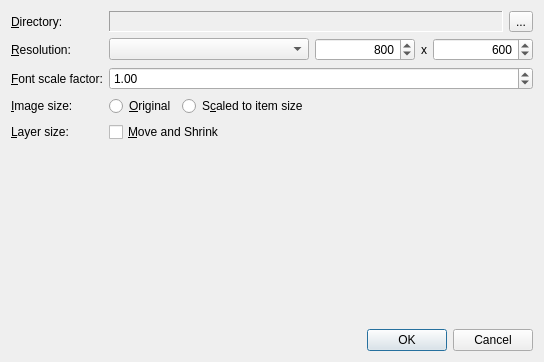
<?xml version="1.0" encoding="UTF-8"?>
<ui version="4.0">
 <class>ExportDialog</class>
 <widget class="QDialog" name="ExportDialog">
  <property name="geometry">
   <rect>
    <x>0</x>
    <y>0</y>
    <width>544</width>
    <height>362</height>
   </rect>
  </property>
  <property name="windowTitle">
   <string>Export</string>
  </property>
  <layout class="QVBoxLayout" name="verticalLayout">
   <item>
    <layout class="QFormLayout" name="formLayout">
     <item row="0" column="0">
      <widget class="QLabel" name="label">
       <property name="text">
        <string>&amp;Directory:</string>
       </property>
       <property name="buddy">
        <cstring>selectDirectory</cstring>
       </property>
      </widget>
     </item>
     <item row="0" column="1">
      <layout class="QHBoxLayout" name="horizontalLayout_2">
       <item>
        <widget class="QLabel" name="directory">
         <property name="sizePolicy">
          <sizepolicy hsizetype="Expanding" vsizetype="Preferred">
           <horstretch>0</horstretch>
           <verstretch>0</verstretch>
          </sizepolicy>
         </property>
         <property name="frameShape">
          <enum>QFrame::Shape::Panel</enum>
         </property>
         <property name="frameShadow">
          <enum>QFrame::Shadow::Sunken</enum>
         </property>
        </widget>
       </item>
       <item>
        <widget class="QToolButton" name="selectDirectory">
         <property name="text">
          <string>...</string>
         </property>
        </widget>
       </item>
      </layout>
     </item>
     <item row="1" column="0">
      <widget class="QLabel" name="label_2">
       <property name="text">
        <string>&amp;Resolution:</string>
       </property>
       <property name="buddy">
        <cstring>resolution</cstring>
       </property>
      </widget>
     </item>
     <item row="1" column="1">
      <layout class="QHBoxLayout" name="horizontalLayout">
       <item>
        <widget class="QComboBox" name="resolution">
         <property name="sizePolicy">
          <sizepolicy hsizetype="MinimumExpanding" vsizetype="Fixed">
           <horstretch>2</horstretch>
           <verstretch>0</verstretch>
          </sizepolicy>
         </property>
        </widget>
       </item>
       <item>
        <widget class="QSpinBox" name="width">
         <property name="sizePolicy">
          <sizepolicy hsizetype="MinimumExpanding" vsizetype="Fixed">
           <horstretch>1</horstretch>
           <verstretch>0</verstretch>
          </sizepolicy>
         </property>
         <property name="alignment">
          <set>Qt::AlignmentFlag::AlignRight|Qt::AlignmentFlag::AlignTrailing|Qt::AlignmentFlag::AlignVCenter</set>
         </property>
         <property name="minimum">
          <number>50</number>
         </property>
         <property name="maximum">
          <number>10000</number>
         </property>
         <property name="singleStep">
          <number>10</number>
         </property>
         <property name="value">
          <number>800</number>
         </property>
        </widget>
       </item>
       <item>
        <widget class="QLabel" name="label_3">
         <property name="sizePolicy">
          <sizepolicy hsizetype="Minimum" vsizetype="Preferred">
           <horstretch>0</horstretch>
           <verstretch>0</verstretch>
          </sizepolicy>
         </property>
         <property name="text">
          <string>x</string>
         </property>
        </widget>
       </item>
       <item>
        <widget class="QSpinBox" name="height">
         <property name="sizePolicy">
          <sizepolicy hsizetype="MinimumExpanding" vsizetype="Fixed">
           <horstretch>1</horstretch>
           <verstretch>0</verstretch>
          </sizepolicy>
         </property>
         <property name="alignment">
          <set>Qt::AlignmentFlag::AlignRight|Qt::AlignmentFlag::AlignTrailing|Qt::AlignmentFlag::AlignVCenter</set>
         </property>
         <property name="minimum">
          <number>50</number>
         </property>
         <property name="maximum">
          <number>100000</number>
         </property>
         <property name="singleStep">
          <number>10</number>
         </property>
         <property name="value">
          <number>600</number>
         </property>
        </widget>
       </item>
      </layout>
     </item>
     <item row="2" column="0">
      <widget class="QLabel" name="label_4">
       <property name="text">
        <string>&amp;Font scale factor:</string>
       </property>
       <property name="buddy">
        <cstring>fontScaleFactor</cstring>
       </property>
      </widget>
     </item>
     <item row="2" column="1">
      <widget class="QDoubleSpinBox" name="fontScaleFactor">
       <property name="minimum">
        <double>0.100000000000000</double>
       </property>
       <property name="maximum">
        <double>2.000000000000000</double>
       </property>
       <property name="singleStep">
        <double>0.100000000000000</double>
       </property>
       <property name="value">
        <double>1.000000000000000</double>
       </property>
      </widget>
     </item>
     <item row="3" column="0">
      <widget class="QLabel" name="label_5">
       <property name="text">
        <string>&amp;Image size:</string>
       </property>
       <property name="buddy">
        <cstring>original</cstring>
       </property>
      </widget>
     </item>
     <item row="3" column="1">
      <layout class="QHBoxLayout" name="horizontalLayout_3">
       <item>
        <widget class="QRadioButton" name="original">
         <property name="text">
          <string>&amp;Original</string>
         </property>
        </widget>
       </item>
       <item>
        <widget class="QRadioButton" name="scaled">
         <property name="text">
          <string>S&amp;caled to item size</string>
         </property>
        </widget>
       </item>
       <item>
        <spacer name="horizontalSpacer">
         <property name="orientation">
          <enum>Qt::Orientation::Horizontal</enum>
         </property>
         <property name="sizeHint" stdset="0">
          <size>
           <width>40</width>
           <height>20</height>
          </size>
         </property>
        </spacer>
       </item>
      </layout>
     </item>
     <item row="4" column="0">
      <widget class="QLabel" name="label_6">
       <property name="text">
        <string>&amp;Layer size:</string>
       </property>
       <property name="buddy">
        <cstring>compact</cstring>
       </property>
      </widget>
     </item>
     <item row="4" column="1">
      <widget class="QCheckBox" name="compact">
       <property name="text">
        <string>&amp;Move and Shrink</string>
       </property>
      </widget>
     </item>
    </layout>
   </item>
   <item>
    <spacer name="verticalSpacer">
     <property name="orientation">
      <enum>Qt::Orientation::Vertical</enum>
     </property>
     <property name="sizeHint" stdset="0">
      <size>
       <width>20</width>
       <height>67</height>
      </size>
     </property>
    </spacer>
   </item>
   <item>
    <widget class="QDialogButtonBox" name="buttonBox">
     <property name="orientation">
      <enum>Qt::Orientation::Horizontal</enum>
     </property>
     <property name="standardButtons">
      <set>QDialogButtonBox::StandardButton::Cancel|QDialogButtonBox::StandardButton::Ok</set>
     </property>
    </widget>
   </item>
  </layout>
 </widget>
 <resources/>
 <connections>
  <connection>
   <sender>buttonBox</sender>
   <signal>accepted()</signal>
   <receiver>ExportDialog</receiver>
   <slot>accept()</slot>
   <hints>
    <hint type="sourcelabel">
     <x>203</x>
     <y>336</y>
    </hint>
    <hint type="destinationlabel">
     <x>157</x>
     <y>274</y>
    </hint>
   </hints>
  </connection>
  <connection>
   <sender>buttonBox</sender>
   <signal>rejected()</signal>
   <receiver>ExportDialog</receiver>
   <slot>reject()</slot>
   <hints>
    <hint type="sourcelabel">
     <x>203</x>
     <y>336</y>
    </hint>
    <hint type="destinationlabel">
     <x>286</x>
     <y>274</y>
    </hint>
   </hints>
  </connection>
 </connections>
</ui>
